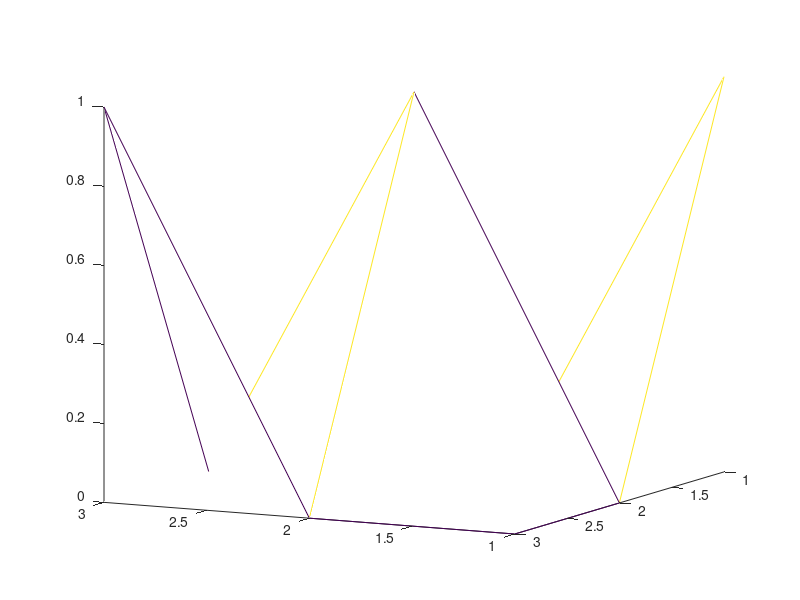

Recreate this plot in MATLAB. (Note: this script raises an error after producing the figure.)
% transformed = mesh_tr;
% 
% C1 = mesh.spheres{1,16}.center; 
% C2 = mesh.spheres{1,15}.center; 
% C3 = mesh.spheres{1,14}.center; 
% C4 = mesh.spheres{1,13}.center; 
% CP1 = [C1; C2; C3; C4];
% 
% Cs1 = transformed.spheres{1,16}.center; 
% Cs2 = transformed.spheres{1,15}.center; 
% Cs3 = transformed.spheres{1,14}.center; 
% Cs4 = transformed.spheres{1,13}.center; 
% CP2 = [Cs1; Cs2; Cs3; Cs4];
% 
% figure()
% hold on
% axis equal
% axis off
% plot3(CP1(1:4,1),CP1(1:4,2),CP1(1:4,3),'*-k')
% %plot3(mesh.vertices(:,1),mesh.vertices(:,2),mesh.vertices(:,3),'.k')
% hold off
% 
% figure()
% hold on
% axis equal
% axis off
% %plot3(CP2(1:3,1),CP2(1:3,2),CP2(1:3,3),'*R')
% plot3(transformed.vertices(:,1),transformed.vertices(:,2),transformed.vertices(:,3),'.R')
% hold off
% 
% 
% 
% %%
% figure()
% hold on;
% axis equal
% axis off
% scatter3(mesh.centers([16:20 22],1),mesh.centers([16:20 22],2),mesh.centers([16:20 22],3),'*r');
% h = trimesh(mesh.faces, mesh.vertices(:, 1), mesh.vertices(:, 2), mesh.vertices(:, 3), 'EdgeColor', 'none', 'FaceColor', [0.5, 0.5, 0.5], 'FaceAlpha', 0.5);
% view([-90,0]);
% camlight;
% view([90, 0]);
% camlight;
% view_angle = [207,10];
% view(view_angle);
% lighting gouraud;
% camlight;
% hold off

%%
figure()
hold on;
view_angle = [207,10];
view(view_angle);
trimesh(mesh.faces, mesh.vertices(:, 1), mesh.vertices(:, 2), mesh.vertices(:, 3), 'EdgeColor', 'none', 'FaceColor', [0.4, 0.9, 0.4], 'FaceAlpha', 0.5);
%trimesh(transformed.faces, transformed.vertices(:, 1), transformed.vertices(:, 2), transformed.vertices(:, 3), 'EdgeColor', 'none', 'FaceColor', [0.4, 0.9, 0.4], 'FaceAlpha', 0.5);
%trimesh(tr_mesh.faces, tr_mesh.vertices(:, 1), tr_mesh.vertices(:, 2), tr_mesh.vertices(:, 3), 'EdgeColor', 'none', 'FaceColor', [0.4, 0.9, 0.4], 'FaceAlpha', 0.5);
%trimesh(mesh.faces, V_P1(:, 1), V_P1(:, 2), V_P1(:, 3), 'EdgeColor', 'none', 'FaceColor', [0.4, 0.9, 0.4], 'FaceAlpha', 0.5);

trimesh(points.faces, points.vertices(:, 1), points.vertices(:, 2), points.vertices(:, 3), 'EdgeColor', 'none', 'FaceColor', [0.8, 0.8, 0.8], 'FaceAlpha', 0.5);
%quiver3(vertices(:, 1), vertices(:, 2), vertices(:, 3), normals(:, 1), normals(:, 2), normals(:, 3), 'Color', [0.4, 0.9, 0.4]);
%quiver3(points.vertices(:, 1), points.vertices(:, 2), points.vertices(:, 3), points.normals(:, 1), points.normals(:, 2), points.normals(:, 3), 'Color', [0.8, 0.8, 0.8]);
view([-90,0]);
camlight;
view([90, 0]);
camlight;
view(view_angle);
axis equal;
grid off;
lighting gouraud;
axis off;
view([185, 8]);
camlight;
hold off;
